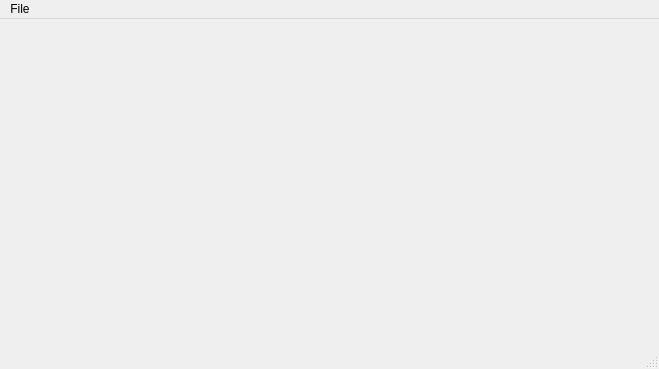
<ui version="4.0" >
 <class>MainWindow</class>
 <widget class="QMainWindow" name="MainWindow" >
  <property name="geometry" >
   <rect>
    <x>0</x>
    <y>0</y>
    <width>659</width>
    <height>369</height>
   </rect>
  </property>
  <property name="windowTitle" >
   <string>Flying Dragon</string>
  </property>
  <property name="windowIcon" >
   <iconset resource="flying_dragon.qrc" >
    <normaloff>:/flying_dragon/images/dragon.png</normaloff>:/flying_dragon/images/dragon.png</iconset>
  </property>
  <widget class="QWidget" name="centralwidget" >
   <property name="geometry" >
    <rect>
     <x>0</x>
     <y>28</y>
     <width>659</width>
     <height>316</height>
    </rect>
   </property>
   <layout class="QGridLayout" name="gridLayout" />
  </widget>
  <widget class="QMenuBar" name="menubar" >
   <property name="geometry" >
    <rect>
     <x>0</x>
     <y>0</y>
     <width>659</width>
     <height>28</height>
    </rect>
   </property>
   <widget class="QMenu" name="menuFile" >
    <property name="title" >
     <string>File</string>
    </property>
    <addaction name="actionQuit" />
   </widget>
   <addaction name="menuFile" />
  </widget>
  <widget class="QStatusBar" name="statusbar" >
   <property name="geometry" >
    <rect>
     <x>0</x>
     <y>344</y>
     <width>659</width>
     <height>25</height>
    </rect>
   </property>
  </widget>
  <action name="actionQuit" >
   <property name="icon" >
    <iconset resource="flying_dragon.qrc" >
     <normaloff>:/flying_dragon/images/quit.png</normaloff>:/flying_dragon/images/quit.png</iconset>
   </property>
   <property name="text" >
    <string>&amp;Quit</string>
   </property>
   <property name="shortcut" >
    <string>Ctrl+Q</string>
   </property>
  </action>
 </widget>
 <resources>
  <include location="flying_dragon.qrc" />
 </resources>
 <connections/>
</ui>
